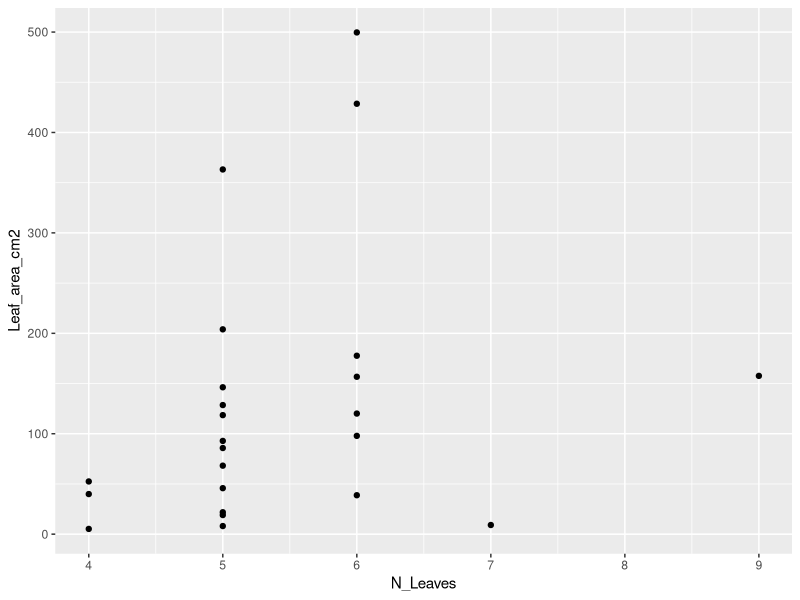

The R source for this figure:
# Script to process Specific Leaf Area data at SERC
# Created 06-13-2019

sla <- read.csv("SLA Data.csv")
print(sla)

library(ggplot2)
p <- qplot(N_Leaves, Leaf_area_cm2, data = sla)
print(p)
